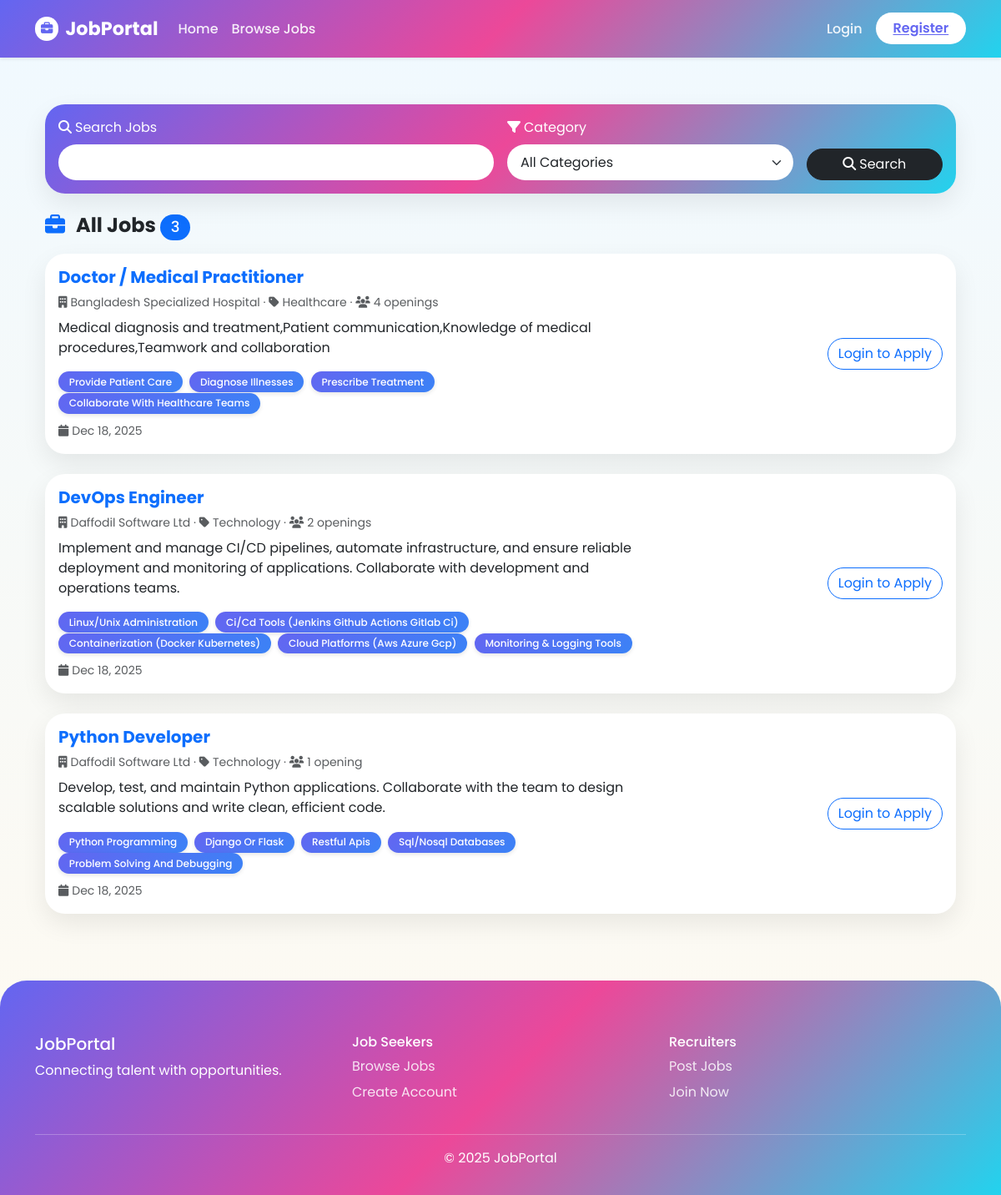
Page /jobs on the committed database.
### my_App/models.py (models this page shows, shortened)
class Job(models.Model):
    CATEGORY_CHOICES = [
        ('technology', 'Technology'),
        ('finance', 'Finance'),
        ('healthcare', 'Healthcare'),
        ('education', 'Education'),
        ('marketing', 'Marketing'),
        ('sales', 'Sales'),
        ('other', 'Other'),
    ]
    recruiter = models.ForeignKey(
        UserProfile,
        on_delete=models.CASCADE,
        limit_choices_to={'user_type': 'recruiter'}
    )
    title = models.CharField(max_length=200)
    number_of_openings = models.PositiveIntegerField()
    category = models.CharField(max_length=50, choices=CATEGORY_CHOICES)
    description = models.TextField()
    required_skills = models.TextField(help_text="Enter required skills separated by commas")
    created_at = models.DateTimeField(auto_now_add=True)
    updated_at = models.DateTimeField(auto_now=True)
    def get_required_skills_list(self):
        if self.required_skills:
            return [skill.strip().lower() for skill in self.required_skills.split(',')]
        return []

class UserProfile(models.Model):
    USER_TYPES = [
        ('recruiter', 'Recruiter'),
        ('jobseeker', 'Job Seeker'),
    ]
    user = models.OneToOneField(User, on_delete=models.CASCADE)
    display_name = models.CharField(max_length=100)
    user_type = models.CharField(max_length=20, choices=USER_TYPES)
    company_name = models.CharField(max_length=200, blank=True, null=True)
    company_description = models.TextField(blank=True, null=True)
    company_website = models.URLField(blank=True, null=True)
    skills = models.TextField(blank=True, null=True, help_text="Enter skills separated by commas")
    resume = models.FileField(
        upload_to='resumes/',
        blank=True,
        null=True,
        validators=[FileExtensionValidator(allowed_extensions=['pdf', 'doc', 'docx'])]
    )
    profile_image = models.ImageField(
        upload_to='profile_images/',
        default='profile_images/default.png',
        blank=True,
        null=True
    )
    created_at = models.DateTimeField(auto_now_add=True)
    updated_at = models.DateTimeField(auto_now=True)

### my_App/views.py (the view, shortened to what this page needs)
# urls.py: path('jobs', views.job_list, name='job_list'),
def job_list(request):
    jobs = Job.objects.all().order_by('-created_at')
    search_query = request.GET.get('search')
    category = request.GET.get('category')
    if category:
        jobs = jobs.filter(category=category)
    context = {
        'jobs': jobs,
        'search_query': search_query,
        'selected_category': category,
        'categories': Job.CATEGORY_CHOICES,
    }
    return render(request, 'jobportal/job_list.html', context)

### my_App/templates/jobportal/job_list.html (shortened to what this page needs)
{% extends 'base.html' %}
{% block content %}
<div class="page-wrapper container">
    <div class="row mb-4">
        <div class="col-12">
            <div class="card search-card p-3">
                <form method="get" class="row g-3 align-items-end">
                    <div class="col-md-6">
                        <label class="form-label">
                            <i class="fas fa-search me-1"></i>Search Jobs
                        </label>
                        <input type="text" name="search" value="{{ search_query|default:'' }}"
                               class="form-control" placeholder="Title, description, skills">
                    </div>
                    <div class="col-md-4">
                        <label class="form-label">
                            <i class="fas fa-filter me-1"></i>Category
                        </label>
                        <select name="category" class="form-select">
                            <option value="">All Categories</option>
                        </select>
                    </div>
                    <div class="col-md-2 d-grid">
                        <button class="btn btn-dark">
                            <i class="fas fa-search me-1"></i>Search
                        </button>
                    </div>
                </form>
            </div>
        </div>
    </div>
    <div class="d-flex justify-content-between align-items-center mb-3 flex-wrap">
        <h4 class="fw-bold mb-2 mb-md-0">
            <i class="fas fa-briefcase me-2 text-primary"></i>
            {% if search_query or selected_category %}Search Results{% else %}All Jobs{% endif %}
            <span class="badge bg-primary">{{ jobs.count }}</span>
        </h4>
    </div>
    {% if jobs %}
        {% for job in jobs %}
            <div class="card job-card mb-4 p-3">
                <div class="row g-3 align-items-center">
                    <div class="col-md-8">
                        <h5 class="text-primary fw-bold">{{ job.title }}</h5>
                        <p class="text-muted small mb-2">
                            <i class="fas fa-building me-1"></i>{{ job.recruiter.company_name|default:"Company" }} ·
                            <i class="fas fa-tag me-1"></i>{{ job.get_category_display }} ·
                            <i class="fas fa-users me-1"></i>{{ job.number_of_openings }} opening{{ job.number_of_openings|pluralize }}
                        </p>
                        <p>{{ job.description|truncatewords:25 }}</p>
                        <div class="mb-2">
                            {% for skill in job.get_required_skills_list %}
                                <span class="badge skill-badge me-1">{{ skill|title }}</span>
                            {% endfor %}
                        </div>
                        <small class="text-muted">
                            <i class="fas fa-calendar me-1"></i>{{ job.created_at|date:"M d, Y" }}
                        </small>
                    </div>
                    <div class="col-md-4 text-md-end">
                        {% if user.is_authenticated %}
                            {% if user.userprofile.user_type == 'jobseeker' %}
                                <a href="{% url 'apply_job' job.id %}" class="btn btn-primary">
                                    <i class="fas fa-paper-plane me-1"></i>Apply
                                </a>
                            {% else %}
                                <span class="badge bg-info">Your Job</span>
                            {% endif %}
                        {% else %}
                            <a href="{% url 'login' %}" class="btn btn-outline-primary">
                                Login to Apply
                            </a>
                        {% endif %}
                    </div>
                </div>
            </div>
        {% endfor %}
    {% endif %}
</div>
{% endblock %}

### my_App/templates/base.html (shortened to what this page needs)
<!DOCTYPE html>
<html lang="en">
<head>
    <link href="https://cdn.jsdelivr.net/npm/bootstrap@5.3.3/dist/css/bootstrap.min.css" rel="stylesheet">
    <link href="https://cdnjs.cloudflare.com/ajax/libs/font-awesome/6.5.0/css/all.min.css" rel="stylesheet">
    <link href="https://cdn.jsdelivr.net/npm/aos@2.3.4/dist/aos.css" rel="stylesheet">
</head>
<body>
<nav class="navbar navbar-expand-lg shadow-sm">
    <div class="container">
        <a class="navbar-brand d-flex align-items-center gap-2" href="{% url 'home' %}">
            <i class="fas fa-briefcase"></i> JobPortal
        </a>
        <div class="collapse navbar-collapse" id="navbarNav">
            <ul class="navbar-nav me-auto align-items-lg-center">
                <li class="nav-item"><a class="nav-link" href="{% url 'home' %}">Home</a></li>
                <li class="nav-item"><a class="nav-link" href="{% url 'job_list' %}">Browse Jobs</a></li>
            </ul>
            <ul class="navbar-nav align-items-lg-center">
                {% if user.is_authenticated %}
                    <li class="nav-item dropdown">
                        <a class="nav-link dropdown-toggle" data-bs-toggle="dropdown" href="#">
                            <i class="fas fa-user me-1"></i>
                            {{ user.userprofile.display_name|default:user.username }}
                        </a>
                        <ul class="dropdown-menu dropdown-menu-end">
                            <li><a class="dropdown-item" href="{% url 'profile' %}">Profile</a></li>
                            {% if user.userprofile.user_type == 'recruiter' %}
                                <li><a class="dropdown-item" href="{% url 'post_job' %}">Post Job</a></li>
                                <li><a class="dropdown-item" href="{% url 'all_applications' %}">Applications</a></li>
                            {% else %}
                                <li><a class="dropdown-item" href="{% url 'my_applications' %}">My Applications</a></li>
                            {% endif %}
                            <li><hr class="dropdown-divider"></li>
                            <li><a class="dropdown-item text-danger" href="{% url 'logout' %}">Logout</a></li>
                        </ul>
                    </li>
                {% else %}
                    <li class="nav-item"><a class="nav-link" href="{% url 'login' %}">Login</a></li>
                    <li class="nav-item ms-lg-2">
                        <a class="nav-btn" href="{% url 'register' %}">Register</a>
                    </li>
                {% endif %}
            </ul>
        </div>
    </div>
</nav>
<main class="container my-4">
    {% block content %}{% endblock %}
</main>
<footer>
    <div class="container">
        <div class="row text-center text-md-start">
            <div class="col-md-4 mb-3">
                <h5>JobPortal</h5>
                <p>Connecting talent with opportunities.</p>
            </div>
            <div class="col-md-4 mb-3">
                <h6>Job Seekers</h6>
                <a class="footer-link" href="{% url 'job_list' %}">Browse Jobs</a>
                <a class="footer-link" href="{% url 'register' %}">Create Account</a>
            </div>
            <div class="col-md-4 mb-3">
                <h6>Recruiters</h6>
                <a class="footer-link" href="{% url 'post_job' %}">Post Jobs</a>
                <a class="footer-link" href="{% url 'register' %}">Join Now</a>
            </div>
        </div>
        <hr>
        <p class="text-center mb-0">&copy; 2025 JobPortal</p>
    </div>
</footer>
</body>
</html>

### my_App/templates/base.html (style rules this page uses)
body { font-family: 'Poppins', sans-serif; background: linear-gradient(180deg, #f0f9ff 0%, #fffaf0 100%); overflow-x: hidden; }
.navbar { background: linear-gradient(135deg, #6366f1, #ec4899, #22d3ee); padding: .8rem 0; z-index: 1000; }
.navbar-brand { color: #fff !important; font-weight: 700; font-size: 1.4rem; }
.navbar-brand i { background: #fff; color: #6366f1; padding: 7px; border-radius: 50%; font-size: .9rem; }
.nav-link { color: rgba(255,255,255,.9) !important; font-weight: 500; padding: .45rem .9rem; border-radius: 50px; transition: .3s ease; }
.nav-btn { background: #fff; color: #6366f1 !important; border-radius: 50px; padding: .45rem 1.3rem; font-weight: 600; border: none; }
.card { border-radius: 1.5rem; border: none; transition: all .3s ease; }
footer { background: linear-gradient(135deg, #6366f1, #ec4899, #22d3ee); color: #fff; padding: 4rem 0 2rem; border-top-left-radius: 2rem; border-top-right-radius: 2rem; }
.footer-link { color: rgba(255,255,255,.85); text-decoration: none; display: block; margin-bottom: .4rem; }

### my_App/templates/jobportal/job_list.html (style rules this page uses)
.page-wrapper { min-height: 80vh; padding-top: 2rem; padding-bottom: 2rem; }
.card { border-radius: 1.5rem; box-shadow: 0 12px 30px rgba(0,0,0,.08); border: none; transition: all 0.3s ease; }
.btn { border-radius: 50px; transition: all 0.3s ease; }
.badge { border-radius: 50px; padding: .4rem .8rem; font-weight: 500; }
.skill-badge { background: linear-gradient(135deg, #6366f1, #3b82f6); color: #fff; box-shadow: 0 2px 5px rgba(0,0,0,.1); }
.search-card { background: linear-gradient(135deg, #6366f1, #ec4899, #22d3ee); color: #fff; }
.search-card .form-control, .search-card .form-select { border-radius: 50px; padding: .6rem 1rem; border: none; }
.search-card ::placeholder { color: rgba(255,255,255,.8); }

### rows in the picture
Job: title "Doctor / Medical Practitioner", recruiter.company_name "Bangladesh Specialized Hospital", category "Healthcare", number_of_openings "4", description "Medical diagnosis and treatment,Patient communication,Knowledge of medical procedures,Teamwork and collaboration", get_required_skills_list "Provide Patient Care" "Diagnose Illnesses" "Prescribe Treatment" "Collaborate With Healthcare Teams", created_at "Dec 18, 2025"
Job: title "DevOps Engineer", recruiter.company_name "Daffodil Software Ltd", category "Technology", number_of_openings "2", description "Implement and manage CI/CD pipelines, automate infrastructure, and ensure reliable deployment and monitoring of applications. Collaborate with development and operations teams.", get_required_skills_list "Linux/Unix Administration" "Ci/Cd Tools (Jenkins Github Actions Gitlab Ci)" "Containerization (Docker Kubernetes)" "Cloud Platforms (Aws Azure Gcp)" "Monitoring & Logging Tools", created_at "Dec 18, 2025"
Job: title "Python Developer", recruiter.company_name "Daffodil Software Ltd", category "Technology", number_of_openings "1", description "Develop, test, and maintain Python applications. Collaborate with the team to design scalable solutions and write clean, efficient code.", get_required_skills_list "Python Programming" "Django Or Flask" "Restful Apis" "Sql/Nosql Databases" "Problem Solving And Debugging", created_at "Dec 18, 2025"

### other values in the picture
{{ jobs.count }} "3"
